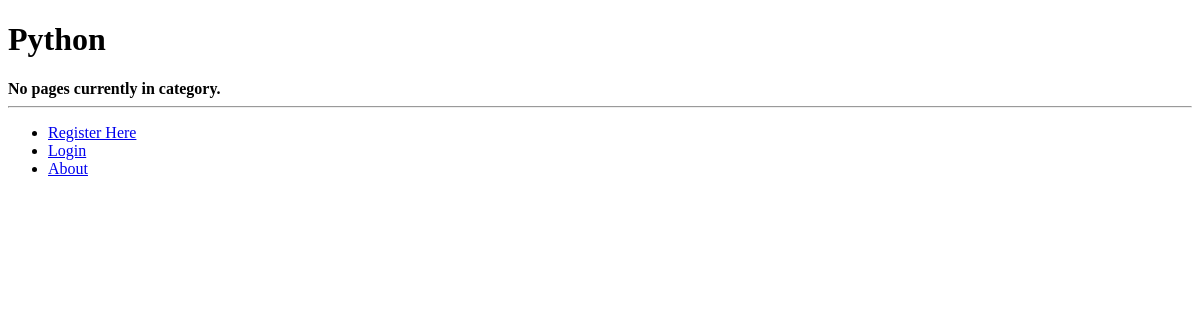
Before: /rango/category/Python/ with the older database file.
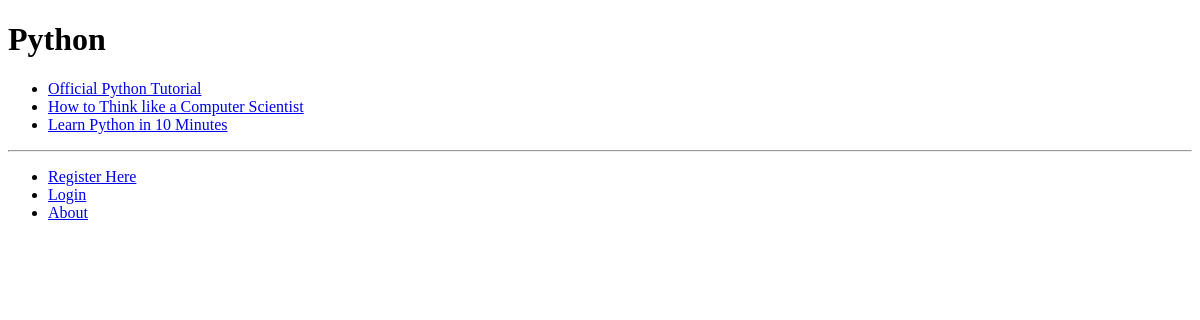
After: the same page with the newer database file.
### rango/models.py (models this page shows, shortened)
class Category(models.Model):
    name = models.CharField(max_length=128,unique=True)
    views = models.IntegerField(default=0)
    likes = models.IntegerField(default=0)

class Page(models.Model):
    category = models.ForeignKey(Category)
    title = models.CharField(max_length=128)
    url = models.URLField()
    views = models.IntegerField(default=0)

### rango/views.py (the view)
# urls.py: url(r'^category/(?P<category_name_url>\w+)/$',views.category,name='category'),
def category(request,category_name_url):
    context = RequestContext(request)
    category_name = category_name_url.replace('_',' ')
    context_dict = {'category_name':category_name}
    context_dict['category_name_url'] = category_name_url
    try:
        category = Category.objects.get(name=category_name)
        pages = Page.objects.filter(category=category)
        context_dict['pages'] = pages
        context_dict['category'] = category
    except Category.DoesNotExist:
        pass
    return render_to_response('rango/category.html',context_dict,context)

### templates/rango/category.html (shortened to what this page needs)
{% extends 'rango/base.html' %}
{% block body_block %}
	<h1>{{category_name}}</h1>
	    {% if pages %}
	    <ul>
	        {% for page in pages %}
		    <li><a href="{{page.url}}">{{page.title}}</a></li>
	        {% endfor %}
	    </ul>
	    {% else %}
	         <strong>No pages currently in category.</strong>
 	    {% endif %}
{% endblock %}

### templates/rango/base.html (shortened to what this page needs)
<!DOCTYPE html>
<html>
    <head>
    </head>
    <body>
	<div>
	{% block body_block %}{% endblock %}
	</div>
	<hr />
	<div>
	    <ul>
	    {% if user.is_authenticated %}
		<li><a href="/rango/restricted/">Restricted Page</a></li>
		<li><a href="/rango/logout/">Logout</a></li>
		<li><a href="/rango/add_category/">Add a New Category</a></li>
	    {% else %}
		<li><a href="/rango/register/">Register Here</a></li>
		<li><a href="/rango/login/">Login</a></li>
	    {% endif %}
		<li><a href="/rango/ahout/">About</a></li>
	    </ul>
	</div>
    </body>
</html>

Changed rows visible on the page:
added Category: name "Python"
added Page: title "Official Python Tutorial"
added Page: title "How to Think like a Computer Scientist"
added Page: title "Learn Python in 10 Minutes"
Other visible differences:
{{ category_name }}: "Python" → (not shown)
text no longer shown: "No pages currently in category."
